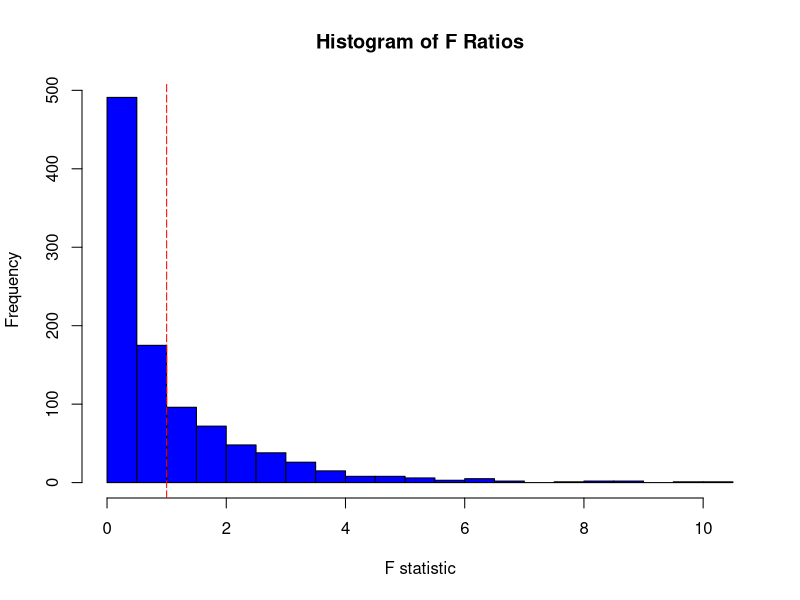
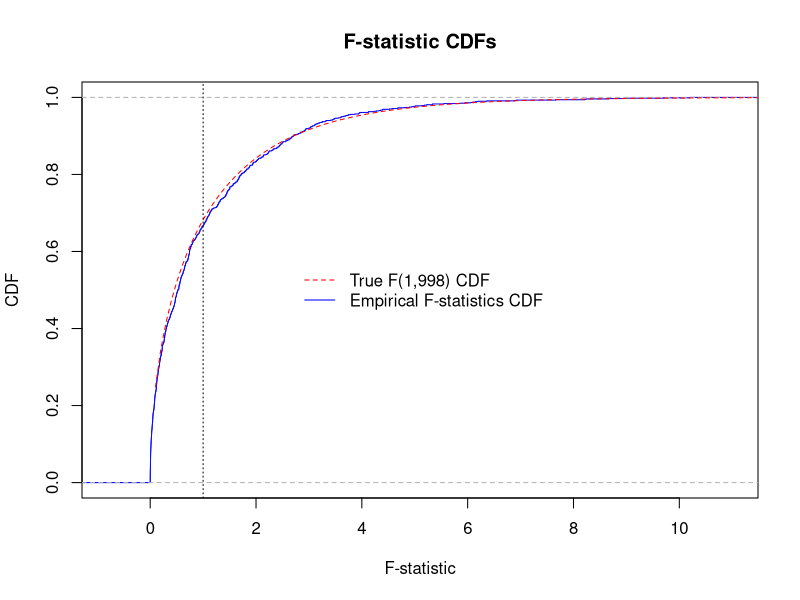

Generate these figures, in order, with R:
## ---- chunk 1
knitr::opts_chunk$set(echo = TRUE)
## ---- chunk 2
getFStats <- function() {
  # Generate random numbers from a standard normal distribution
  
  y <- rnorm(1000)
  
  # generate predictor variable with levels 1 through 10 
  
  x <- rep(1:10,100)
  
  # plot y vv x
  
  #plot(y~x)
  
  # Simple linear regression
  
  model.lm <- lm(formula = y ~ x)
  
  #summary(model.lm)
  
  Fstats <- anova(model.lm)$`F value`[1]
  return(Fstats)
}

result <- replicate(1000,getFStats())

hist(result,breaks = 20,col = "blue",xlab = "F statistic",main = "Histogram of F Ratios")
abline(v=1,col = "red",lty = 5)
## ---- chunk 3
f<-seq(.1,20,.1)
plot(ecdf(result),col='blue',xlab='F-statistic',ylab='CDF',main='F-statistic CDFs',lty=1)
lines(f,pf(f,1,998),col="red",type='l',lty=2)
legend('center',legend=c('True F(1,998) CDF','Empirical F-statistics CDF'),col=c('Red','Blue'),lty=c(2,1),box.col=NA)
abline(v=1,lty=3)
